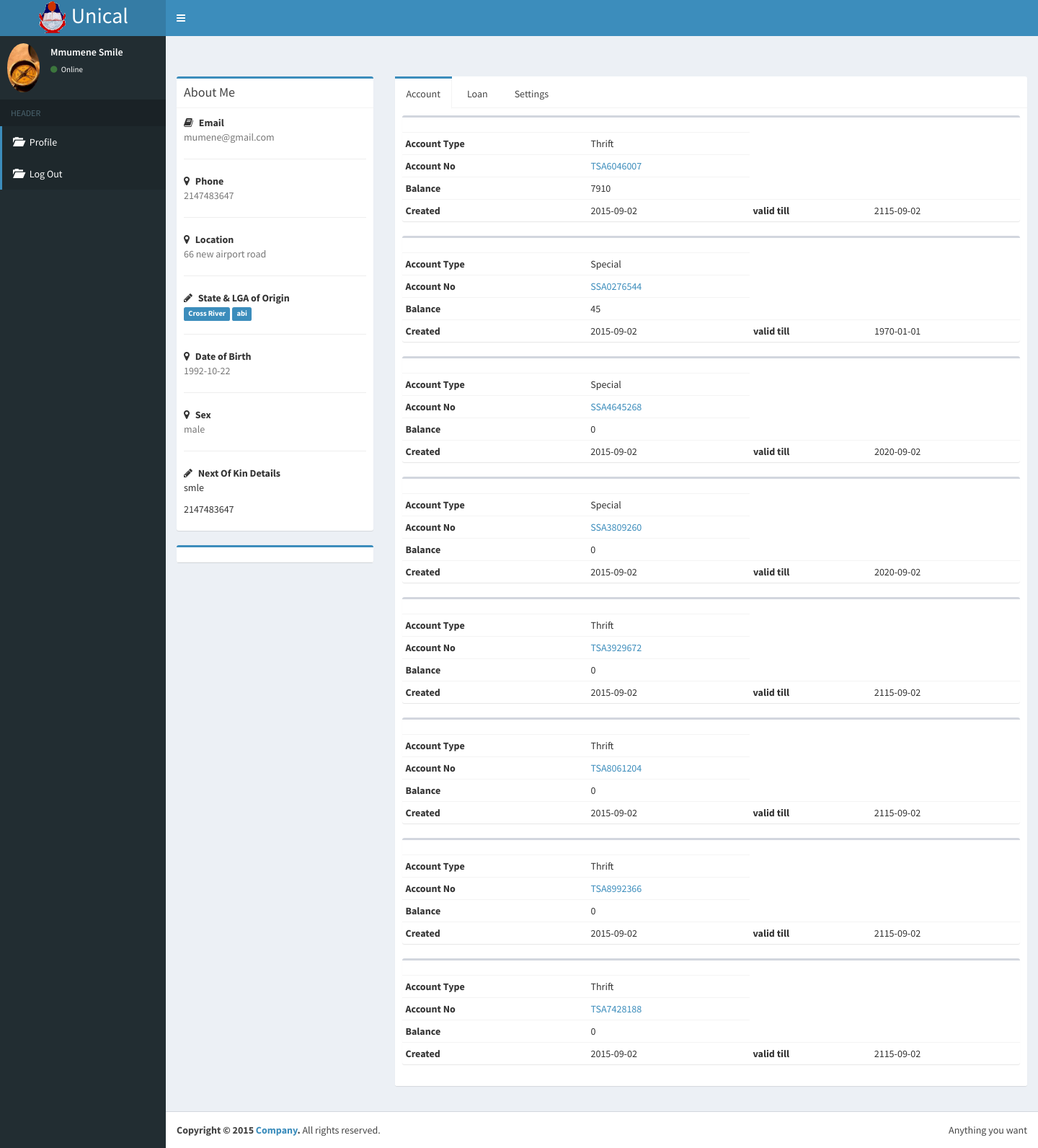
Before: /index.php (signed in) with the older database file.
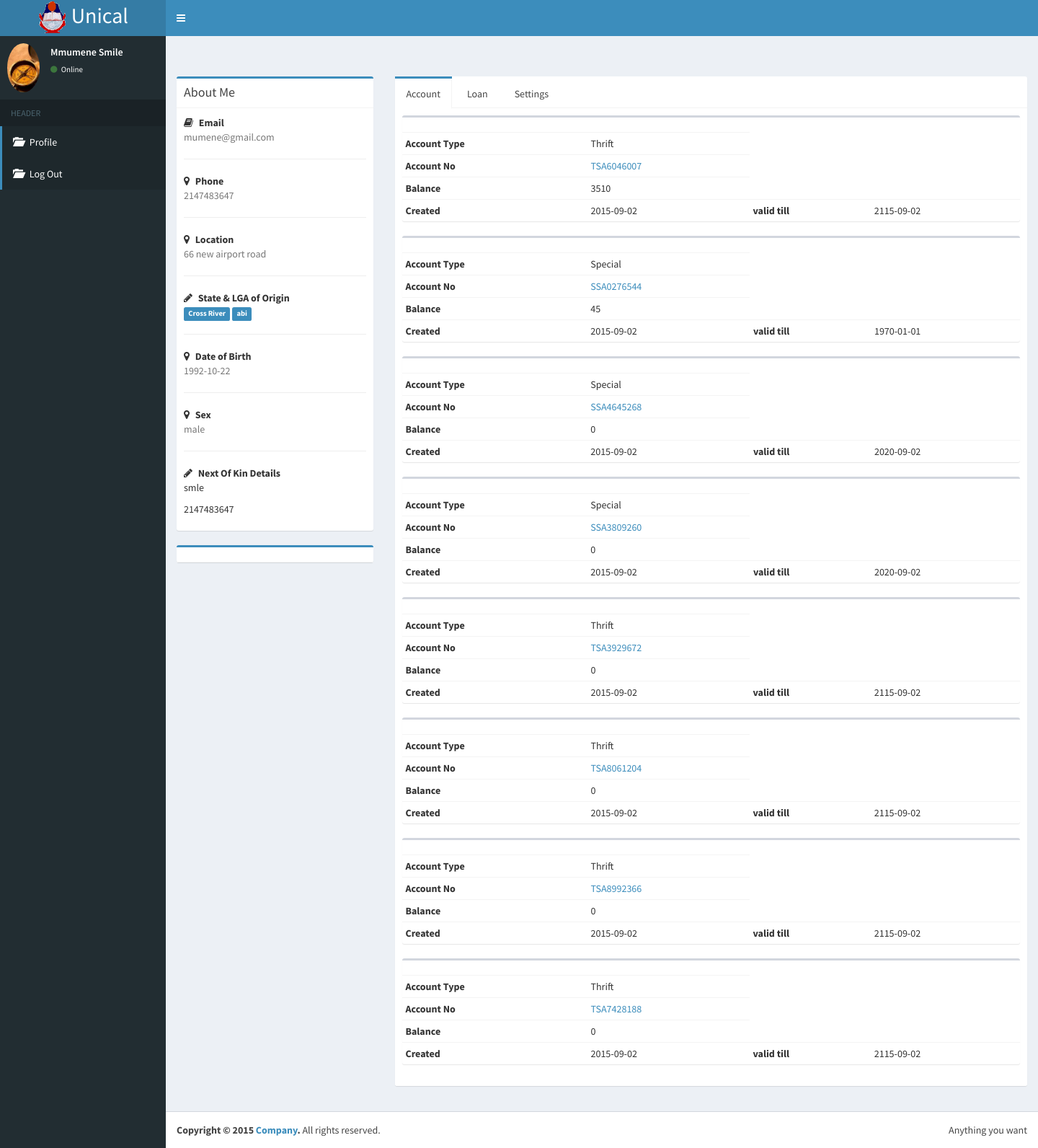
After: the same page with the newer database file.
### tables this page shows
CREATE TABLE IF NOT EXISTS `account` (
`id` int(11) NOT NULL,
  `emp_id` varchar(124) NOT NULL,
  `balance` float NOT NULL,
  `acct_type` int(14) NOT NULL,
  `d_opened` date NOT NULL,
  `duration` date NOT NULL,
  `acct_no` varchar(124) NOT NULL,
  `save_amt` float NOT NULL,
  `acct_name` varchar(124) NOT NULL,
  `amt_todate` float DEFAULT NULL,
  `department` int(11) NOT NULL
);

CREATE TABLE IF NOT EXISTS `acct_type` (
`id` int(11) NOT NULL,
  `name` varchar(124) NOT NULL,
  `fixed_duration` int(124) DEFAULT NULL
);

### conf/db_connect.php (called while the page is built, shortened)
<?php
function query($string){
$rs = mysql_query($string) or die(mysql_error());
return $rs;
}
?>

### account_view.php (the view)
<?php
$id =$_SESSION['id'];
$result = query("SELECT * FROM account LEFT JOIN acct_type ON account.acct_type=acct_type.id WHERE emp_id='$id'");
if(mysql_num_rows($result) < 1){
echo "<h2>Account information unavailable</h2>";
}
else{
while ($row = mysql_fetch_array($result)) {
$acct_type = $row['name'];
$acct_no = $row['acct_no'];
$balance = $row['balance'];
$d_opened = $row['d_opened'];
$duration = $row['duration'];
?>
<div class="box">
  <div class="box-header">
  </div>
  <div class="box-body no-padding">
    <table class="table table-condensed">
      <tr>
        <th>Account Type</th>
        <td><?php echo $acct_type;?></td>
      </tr>
      <tr>
        <th>Account No</th>
        <td><a href="index.php?page=dep_witd&id=<?php echo $acct_no; ?>"><?php echo $acct_no; ?></a></td>
       </tr>
      <tr>
        <th>Balance</th>
        <td><?php echo $balance; ?></td>
      </tr>
      <tr>
        <th>Created</th>
        <td>
          <?php echo $d_opened; ?>
        </td>
        <th>valid till</th>
        <td>
          <?php echo $duration; ?>
        </td>
      </tr>
    </table>
  </div>
</div>
<?php
}
}
 ?>

Changed rows visible on the page:
changed account "TSA6046007": balance "7910" → "3510"
